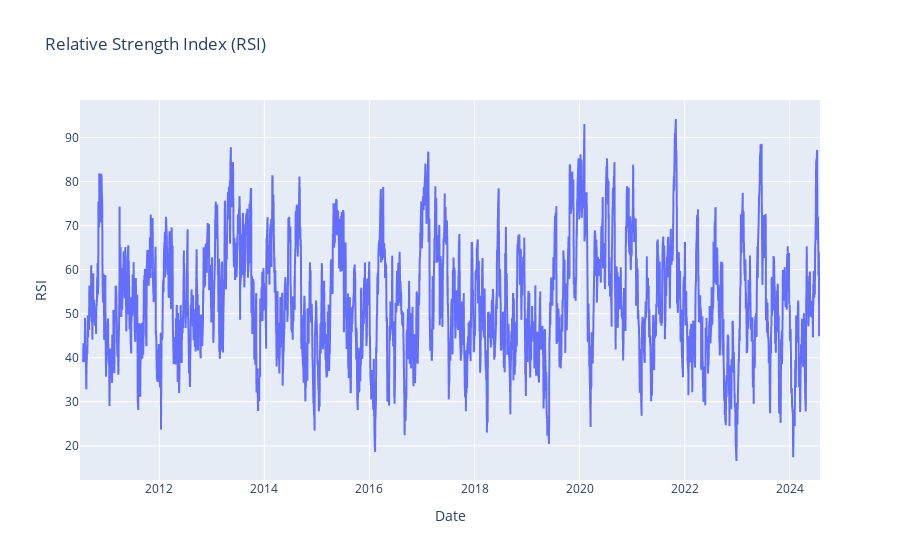

Notebook code cell kept with this figure:
### Code cell
fa.plot_rsi()

### Figure 1 — Plotly figure (JSON) as saved in the notebook; plotly's stock layout.template omitted (floating-point values rounded to 4 significant figures; data arrays with more than 128 entries replaced by an {"elided": "..."} marker saying what was removed)
{"data": [{"hovertemplate": "Date=%{x}<br>RSI=%{y}<extra></extra>", "legendgroup": "", "line": {"color": "#636efa", "dash": "solid"}, "marker": {"symbol": "circle"}, "mode": "lines", "name": "", "showlegend": false, "type": "scattergl", "x": {"elided": "3545 str values"}, "xaxis": "x", "y": {"elided": "3545 float values"}, "yaxis": "y"}], "layout": {"legend": {"tracegroupgap": 0}, "title": {"text": "Relative Strength Index (RSI)"}, "xaxis": {"anchor": "y", "domain": [0, 1], "title": {"text": "Date"}}, "yaxis": {"anchor": "x", "domain": [0, 1], "title": {"text": "RSI"}}}}
